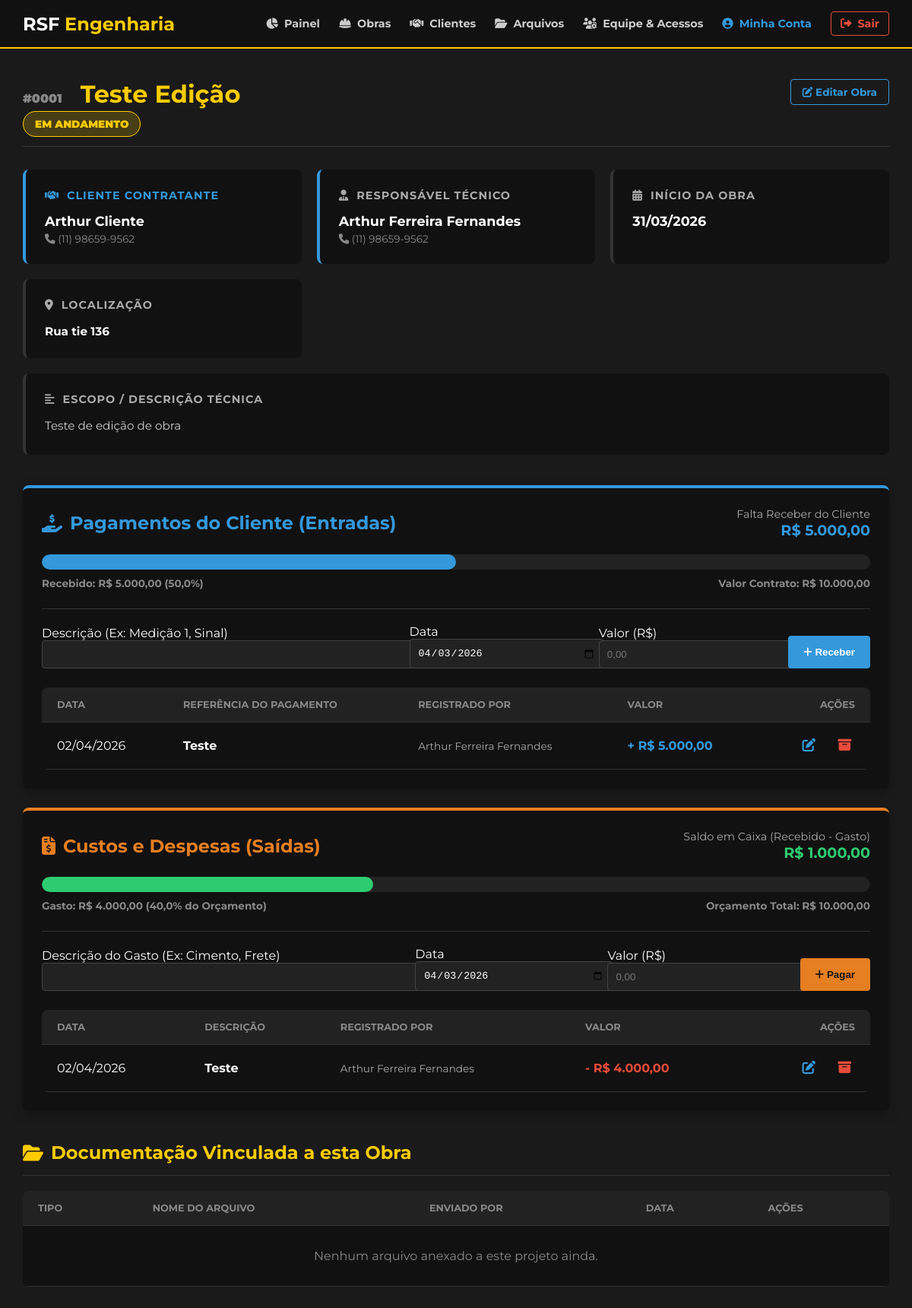
The page /portal/detalhes_projeto.php?id=1 (signed in) on the database its author committed.
### tables this page shows
CREATE TABLE `projetos` (
  `id` int(11) NOT NULL,
  `nome` varchar(150) NOT NULL,
  `engenheiro_responsavel` varchar(100) NOT NULL,
  `cliente_id` int(11) DEFAULT NULL,
  `valor` decimal(15,2) NOT NULL,
  `descricao` text DEFAULT NULL,
  `endereco` varchar(255) NOT NULL,
  `data_inicio` date NOT NULL,
  `status` enum('Em Orçamento','Em Andamento','Pausado','Concluído') DEFAULT 'Em Andamento',
  `criado_em` timestamp NOT NULL DEFAULT current_timestamp()
);

CREATE TABLE `clientes` (
  `id` int(11) NOT NULL,
  `nome` varchar(255) NOT NULL,
  `documento` varchar(20) DEFAULT NULL,
  `telefone` varchar(20) DEFAULT NULL,
  `email` varchar(255) DEFAULT NULL,
  `status` enum('Ativo','Arquivado') DEFAULT 'Ativo',
  `criado_em` timestamp NOT NULL DEFAULT current_timestamp()
);

CREATE TABLE `usuarios` (
  `id` int(11) NOT NULL,
  `nome` varchar(100) NOT NULL,
  `email` varchar(100) NOT NULL,
  `telefone` varchar(20) DEFAULT NULL,
  `senha_hash` varchar(255) NOT NULL,
  `nivel_acesso` enum('admin','comum') DEFAULT 'comum',
  `status` enum('Ativo','Inativo') DEFAULT 'Ativo',
  `criado_em` timestamp NOT NULL DEFAULT current_timestamp()
);

CREATE TABLE `recebimentos` (
  `id` int(11) NOT NULL,
  `projeto_id` int(11) NOT NULL,
  `descricao` varchar(255) NOT NULL,
  `valor` decimal(15,2) NOT NULL,
  `data_pagamento` date NOT NULL,
  `usuario_id` int(11) DEFAULT NULL,
  `status` enum('Ativo','Arquivado') DEFAULT 'Ativo',
  `criado_em` timestamp NOT NULL DEFAULT current_timestamp()
);

CREATE TABLE `despesas` (
  `id` int(11) NOT NULL,
  `projeto_id` int(11) NOT NULL,
  `descricao` varchar(255) NOT NULL,
  `valor` decimal(15,2) NOT NULL,
  `data_despesa` date NOT NULL,
  `usuario_id` int(11) DEFAULT NULL,
  `status` enum('Ativo','Arquivado') DEFAULT 'Ativo',
  `criado_em` timestamp NOT NULL DEFAULT current_timestamp()
);

### portal/detalhes_projeto.php (the view, shortened to what the rows shown need)
<?php
require_once 'scripts/conexao.php';
$id_projeto = filter_input(INPUT_GET, 'id', FILTER_VALIDATE_INT);
try {
    $sql_projeto = "SELECT p.*, u.nome AS engenheiro_nome, u.telefone AS engenheiro_telefone,
                           c.nome AS cliente_nome, c.telefone AS cliente_telefone
                    FROM projetos p
                    LEFT JOIN usuarios u ON p.engenheiro_responsavel = u.id
                    LEFT JOIN clientes c ON p.cliente_id = c.id
                    WHERE p.id = :id LIMIT 1";
    $stmt = $pdo->prepare($sql_projeto);
    $stmt->execute([':id' => $id_projeto]);
    $projeto = $stmt->fetch();
    $sql_despesas = "SELECT d.*, u.nome AS registrado_por FROM despesas d
                     LEFT JOIN usuarios u ON d.usuario_id = u.id
                     WHERE d.projeto_id = :id AND d.status = 'Ativo'
                     ORDER BY d.data_despesa DESC, d.id DESC";
    $stmt_desp = $pdo->prepare($sql_despesas);
    $stmt_desp->execute([':id' => $id_projeto]);
    $despesas = $stmt_desp->fetchAll();
    $stmt_rec = $pdo->prepare("SELECT r.*, u.nome AS registrado_por FROM recebimentos r
                               LEFT JOIN usuarios u ON r.usuario_id = u.id
                               WHERE r.projeto_id = :id AND r.status = 'Ativo'
                               ORDER BY r.data_pagamento DESC, r.id DESC");
    $stmt_rec->execute([':id' => $id_projeto]);
    $recebimentos = $stmt_rec->fetchAll();
    $total_orcado = (float) $projeto['valor'];
    $total_recebido = 0;
    foreach ($recebimentos as $r) { $total_recebido += (float) $r['valor']; }
    $falta_receber = $total_orcado - $total_recebido;
    $porcentagem_recebida = $total_orcado > 0 ? ($total_recebido / $total_orcado) * 100 : 0;
    $total_gasto = 0;
    foreach ($despesas as $d) { $total_gasto += (float) $d['valor']; }
    $porcentagem_gasta = $total_orcado > 0 ? ($total_gasto / $total_orcado) * 100 : 0;
} catch (PDOException $e) {
    die("Erro interno ao carregar os dados financeiros e documentos.");
}
function getStatusClass($status) {
    switch ($status) {
        case 'Em Andamento': return 'status-andamento';
    }
}
?>
<!DOCTYPE html>
<html lang="pt-BR">
<head>
    <link rel="stylesheet" href="https://cdnjs.cloudflare.com/ajax/libs/font-awesome/6.4.0/css/all.min.css">
    <link rel="stylesheet" href="../styles/detalhes.css">
</head>
<body>
    <?php include 'header.php'; ?>
    <main class="container">
        <div class="projeto-header">
            <div class="projeto-titulo">
                <h1><span class="id-badge">#<?= str_pad($projeto['id'], 4, '0', STR_PAD_LEFT) ?></span> <?= htmlspecialchars($projeto['nome']) ?></h1>
                <span class="badge-status <?= getStatusClass($projeto['status']) ?>">
                    <?= htmlspecialchars($projeto['status']) ?>
                </span>
            </div>
        </div>
        <div class="info-grid" style="margin-bottom: 20px;">
            <div class="info-card" style="border-left: 4px solid #3498db;">
                <h3 style="color: #3498db;"><i class="fas fa-handshake"></i> Cliente Contratante</h3>
                <p style="font-weight: bold;"><?= htmlspecialchars($projeto['cliente_nome'] ?? 'Cliente não vinculado') ?></p>
                <?php if (!empty($projeto['cliente_telefone'])): ?>
                    <p class="sub-info"><i class="fas fa-phone"></i> <?= htmlspecialchars($projeto['cliente_telefone']) ?></p>
                <?php endif; ?>
            </div>
            <div class="info-card destaque-rt">
                <h3><i class="fas fa-user-tie"></i> Responsável Técnico</h3>
                <p><?= htmlspecialchars($projeto['engenheiro_nome'] ?? 'Não Atribuído') ?></p>
                <p class="sub-info"><i class="fas fa-phone"></i> <?= htmlspecialchars($projeto['engenheiro_telefone'] ?? '--') ?></p>
            </div>
            <div class="info-card">
                <h3><i class="fas fa-calendar-alt"></i> Início da Obra</h3>
                <p><?= date('d/m/Y', strtotime($projeto['data_inicio'])) ?></p>
            </div>
            <div class="info-card">
                <h3><i class="fas fa-map-marker-alt"></i> Localização</h3>
                <p style="font-size: 0.95rem; line-height: 1.4;"><?= htmlspecialchars($projeto['endereco']) ?></p>
            </div>
        </div>
        <div class="info-card" style="margin-bottom: 40px;">
            <h3><i class="fas fa-align-left"></i> Escopo / Descrição Técnica</h3>
            <p style="font-size: 0.95rem; font-weight: normal; line-height: 1.6; color: #ccc;">
                <?= nl2br(htmlspecialchars($projeto['descricao'])) ?>
            </p>
        </div>
        <div class="financeiro-card card-entradas">
            <div class="financeiro-header">
                <h2><i class="fas fa-hand-holding-usd"></i> Pagamentos do Cliente (Entradas)</h2>
                <div class="financeiro-resumo">
                    <p>Falta Receber do Cliente</p>
                    <strong class="lucro">R$ <?= number_format(max(0, $falta_receber), 2, ',', '.') ?></strong>
                </div>
            </div>
            <div class="progress-labels">
                <span>Recebido: R$ <?= number_format($total_recebido, 2, ',', '.') ?> (<?= number_format($porcentagem_recebida, 1, ',', '.') ?>%)</span>
                <span>Valor Contrato: R$ <?= number_format($total_orcado, 2, ',', '.') ?></span>
            </div>
            <div class="table-wrapper" style="margin-top: 25px;">
                <table>
                    <thead>
                        <tr>
                            <th>Data</th>
                            <th>Referência do Pagamento</th>
                            <th>Registrado por</th>
                            <th>Valor</th>
                            <?php if ($_SESSION['nivel_acesso'] === 'admin'): ?>
                                <th style="text-align: right;">Ações</th>
                            <?php endif; ?>
                        </tr>
                    </thead>
                    <tbody>
                        <?php if (empty($recebimentos)): ?>
                            <tr><td colspan="<?= $_SESSION['nivel_acesso'] === 'admin' ? '5' : '4' ?>" style="text-align: center; color: #888; padding: 20px;">Nenhum pagamento ativo registrado.</td></tr>
                        <?php else: ?>
                            <?php foreach ($recebimentos as $rec): ?>
                                <tr>
                                    <td><?= date('d/m/Y', strtotime($rec['data_pagamento'])) ?></td>
                                    <td style="font-weight: bold;"><?= htmlspecialchars($rec['descricao']) ?></td>
                                    <td style="font-size: 0.85rem; color: #aaa;"><?= htmlspecialchars($rec['registrado_por']) ?></td>
                                    <td class="texto-entrada">+ R$ <?= number_format($rec['valor'], 2, ',', '.') ?></td>
                                    <?php if ($_SESSION['nivel_acesso'] === 'admin'): ?>
                                    <td style="text-align: right; white-space: nowrap;">
                                        <button type="button" class="btn-editar-sm" style="color: #3498db;" title="Corrigir Pagamento" onclick="abrirModalRecebimento(<?= $rec['id'] ?>, '<?= htmlspecialchars($rec['descricao'], ENT_QUOTES) ?>', '<?= $rec['data_pagamento'] ?>', '<?= number_format($rec['valor'], 2, ',', '.') ?>')">
                                            <i class="fas fa-edit"></i>
                                        </button>
                                        <form method="POST" style="display:inline;" action="detalhes_projeto.php?id=<?= $id_projeto ?>">
                                            <button type="submit" class="btn-arquivar-sm" title="Arquivar Pagamento" onclick="return confirm('Deseja arquivar este pagamento? Ele sairá da soma de valores recebidos.');">
                                                <i class="fas fa-archive"></i>
                                            </button>
                                        </form>
                                    </td>
                                    <?php endif; ?>
                                </tr>
                            <?php endforeach; ?>
                        <?php endif; ?>
                    </tbody>
                </table>
            </div>
        </div>
        <div class="financeiro-card">
            <div class="financeiro-header">
                <h2><i class="fas fa-file-invoice-dollar"></i> Custos e Despesas (Saídas)</h2>
            </div>
            <div class="progress-labels">
                <span>Gasto: R$ <?= number_format($total_gasto, 2, ',', '.') ?> (<?= number_format($porcentagem_gasta, 1, ',', '.') ?>% do Orçamento)</span>
                <span>Orçamento Total: R$ <?= number_format($total_orcado, 2, ',', '.') ?></span>
            </div>
            <div class="table-wrapper" style="margin-top: 25px;">
                <table>
                    <thead>
                        <tr>
                            <th>Data</th>
                            <th>Descrição</th>
                            <th>Registrado por</th>
                            <th>Valor</th>
                            <th style="text-align: right;">Ações</th>
                        </tr>
                    </thead>
                    <tbody>
                        <?php if (empty($despesas)): ?>
                            <tr>
                                <td colspan="5" style="text-align: center; color: #888; padding: 20px;">Nenhum gasto ativo lançado nesta obra.</td>
                            </tr>
                        <?php else: ?>
                            <?php foreach ($despesas as $desp): ?>
                                <tr>
                                    <td><?= date('d/m/Y', strtotime($desp['data_despesa'])) ?></td>
                                    <td style="font-weight: bold;"><?= htmlspecialchars($desp['descricao']) ?></td>
                                    <td style="font-size: 0.85rem; color: #aaa;"><?= htmlspecialchars($desp['registrado_por']) ?></td>
                                    <td style="color: #e74c3c; font-weight: bold;">- R$ <?= number_format($desp['valor'], 2, ',', '.') ?></td>
                                    <td style="text-align: right; white-space: nowrap;">
                                        <button type="button" class="btn-editar-sm" title="Corrigir Gasto" onclick="abrirModal(<?= $desp['id'] ?>, '<?= htmlspecialchars($desp['descricao'], ENT_QUOTES) ?>', '<?= $desp['data_despesa'] ?>', '<?= number_format($desp['valor'], 2, ',', '.') ?>')">
                                            <i class="fas fa-edit"></i>
                                        </button>
                                        <?php if ($_SESSION['nivel_acesso'] === 'admin'): ?>
                                        <form method="POST" style="display:inline;" action="detalhes_projeto.php?id=<?= $id_projeto ?>">
                                            <button type="submit" class="btn-arquivar-sm" title="Arquivar Gasto" onclick="return confirm('Deseja arquivar este gasto? Ele sairá da soma total da obra.');">
                                                <i class="fas fa-archive"></i>
                                            </button>
                                        </form>
                                        <?php endif; ?>
                                    </td>
                                </tr>
                            <?php endforeach; ?>
                        <?php endif; ?>
                    </tbody>
                </table>
            </div>
        </div>
        <div class="secao-arquivos">
            <h2><i class="fas fa-folder-open"></i> Documentação Vinculada a esta Obra</h2>
            <div class="table-wrapper">
                <table>
                    <thead>
                        <tr>
                            <th>Tipo</th>
                            <th>Nome do Arquivo</th>
                            <th>Enviado por</th>
                            <th>Data</th>
                            <th>Ações</th>
                        </tr>
                    </thead>
                </table>
            </div>
        </div>
    </main>
</body>
</html>

### rows shown on the page
projetos: id "0001", nome "Teste Edição", status "EM ANDAMENTO", cliente.nome "Arthur Cliente", cliente.telefone "(11) 98659-9562", usuarios.nome "Arthur Ferreira Fernandes", usuarios.telefone "(11) 98659-9562", data_inicio "31/03/2026", endereco "Rua tie 136", descricao "Teste de edição de obra", valor "5.000,00", valor "50,0", valor "10.000,00", valor "40,0"
recebimentos: data_pagamento "02/04/2026", descricao "Teste", usuario.nome "Arthur Ferreira Fernandes", valor "5.000,00"
despesas: data_despesa "02/04/2026", descricao "Teste", usuario.nome "Arthur Ferreira Fernandes", valor "4.000,00"

### other values the page prints
$total_recebido "5.000,00"
$saldo_em_caixa "1.000,00"
$total_gasto "4.000,00"
